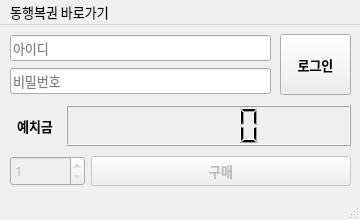
<?xml version="1.0" encoding="UTF-8"?>
<ui version="4.0">
 <class>atlottery</class>
 <widget class="QMainWindow" name="atlottery">
  <property name="windowModality">
   <enum>Qt::WindowModality::WindowModal</enum>
  </property>
  <property name="geometry">
   <rect>
    <x>0</x>
    <y>0</y>
    <width>360</width>
    <height>220</height>
   </rect>
  </property>
  <property name="sizePolicy">
   <sizepolicy hsizetype="Preferred" vsizetype="Preferred">
    <horstretch>0</horstretch>
    <verstretch>0</verstretch>
   </sizepolicy>
  </property>
  <property name="minimumSize">
   <size>
    <width>360</width>
    <height>220</height>
   </size>
  </property>
  <property name="maximumSize">
   <size>
    <width>360</width>
    <height>220</height>
   </size>
  </property>
  <property name="font">
   <font>
    <family>Noto Sans KR</family>
    <pointsize>10</pointsize>
   </font>
  </property>
  <property name="windowTitle">
   <string>자동구매 | 동행복권</string>
  </property>
  <widget class="QWidget" name="centralwidget">
   <widget class="QWidget" name="verticalLayoutWidget">
    <property name="geometry">
     <rect>
      <x>10</x>
      <y>9</y>
      <width>261</width>
      <height>61</height>
     </rect>
    </property>
    <layout class="QVBoxLayout" name="verticalLayout_login">
     <item>
      <widget class="QLineEdit" name="lineEdit_id">
       <property name="sizeIncrement">
        <size>
         <width>0</width>
         <height>0</height>
        </size>
       </property>
       <property name="baseSize">
        <size>
         <width>0</width>
         <height>0</height>
        </size>
       </property>
       <property name="placeholderText">
        <string>아이디</string>
       </property>
      </widget>
     </item>
     <item>
      <widget class="QLineEdit" name="lineEdit_password">
       <property name="text">
        <string/>
       </property>
       <property name="echoMode">
        <enum>QLineEdit::EchoMode::Password</enum>
       </property>
       <property name="placeholderText">
        <string>비밀번호</string>
       </property>
      </widget>
     </item>
    </layout>
   </widget>
   <widget class="QPushButton" name="pushButton_login">
    <property name="geometry">
     <rect>
      <x>280</x>
      <y>9</y>
      <width>71</width>
      <height>61</height>
     </rect>
    </property>
    <property name="font">
     <font>
      <family>Noto Sans KR</family>
      <pointsize>10</pointsize>
      <bold>true</bold>
     </font>
    </property>
    <property name="text">
     <string>로그인</string>
    </property>
   </widget>
   <widget class="QWidget" name="horizontalLayoutWidget">
    <property name="geometry">
     <rect>
      <x>10</x>
      <y>80</y>
      <width>341</width>
      <height>41</height>
     </rect>
    </property>
    <layout class="QHBoxLayout" name="horizontalLayout_balance">
     <item>
      <widget class="QLabel" name="label_balance">
       <property name="sizePolicy">
        <sizepolicy hsizetype="Preferred" vsizetype="Preferred">
         <horstretch>0</horstretch>
         <verstretch>0</verstretch>
        </sizepolicy>
       </property>
       <property name="maximumSize">
        <size>
         <width>50</width>
         <height>16777215</height>
        </size>
       </property>
       <property name="font">
        <font>
         <family>Noto Sans KR</family>
         <pointsize>10</pointsize>
         <bold>true</bold>
        </font>
       </property>
       <property name="layoutDirection">
        <enum>Qt::LayoutDirection::LeftToRight</enum>
       </property>
       <property name="styleSheet">
        <string notr="true"/>
       </property>
       <property name="frameShadow">
        <enum>QFrame::Shadow::Plain</enum>
       </property>
       <property name="text">
        <string>예치금</string>
       </property>
       <property name="alignment">
        <set>Qt::AlignmentFlag::AlignCenter</set>
       </property>
      </widget>
     </item>
     <item>
      <widget class="QLCDNumber" name="lcdNumber_balance"/>
     </item>
    </layout>
   </widget>
   <widget class="QWidget" name="horizontalLayoutWidget_2">
    <property name="geometry">
     <rect>
      <x>10</x>
      <y>130</y>
      <width>341</width>
      <height>32</height>
     </rect>
    </property>
    <layout class="QHBoxLayout" name="horizontalLayout_buy">
     <item>
      <widget class="QSpinBox" name="spinBox_quantity">
       <property name="enabled">
        <bool>false</bool>
       </property>
       <property name="minimumSize">
        <size>
         <width>0</width>
         <height>30</height>
        </size>
       </property>
       <property name="maximumSize">
        <size>
         <width>75</width>
         <height>16777215</height>
        </size>
       </property>
       <property name="minimum">
        <number>1</number>
       </property>
       <property name="maximum">
        <number>5</number>
       </property>
      </widget>
     </item>
     <item>
      <widget class="QPushButton" name="pushButton_buy">
       <property name="enabled">
        <bool>false</bool>
       </property>
       <property name="minimumSize">
        <size>
         <width>0</width>
         <height>30</height>
        </size>
       </property>
       <property name="font">
        <font>
         <family>Noto Sans KR</family>
         <pointsize>10</pointsize>
         <bold>true</bold>
        </font>
       </property>
       <property name="text">
        <string>구매</string>
       </property>
      </widget>
     </item>
    </layout>
   </widget>
  </widget>
  <widget class="QMenuBar" name="menubar">
   <property name="geometry">
    <rect>
     <x>0</x>
     <y>0</y>
     <width>360</width>
     <height>33</height>
    </rect>
   </property>
   <widget class="QMenu" name="menu">
    <property name="title">
     <string>동행복권 바로가기</string>
    </property>
   </widget>
   <addaction name="menu"/>
  </widget>
  <widget class="QStatusBar" name="statusbar"/>
 </widget>
 <resources/>
 <connections/>
</ui>
